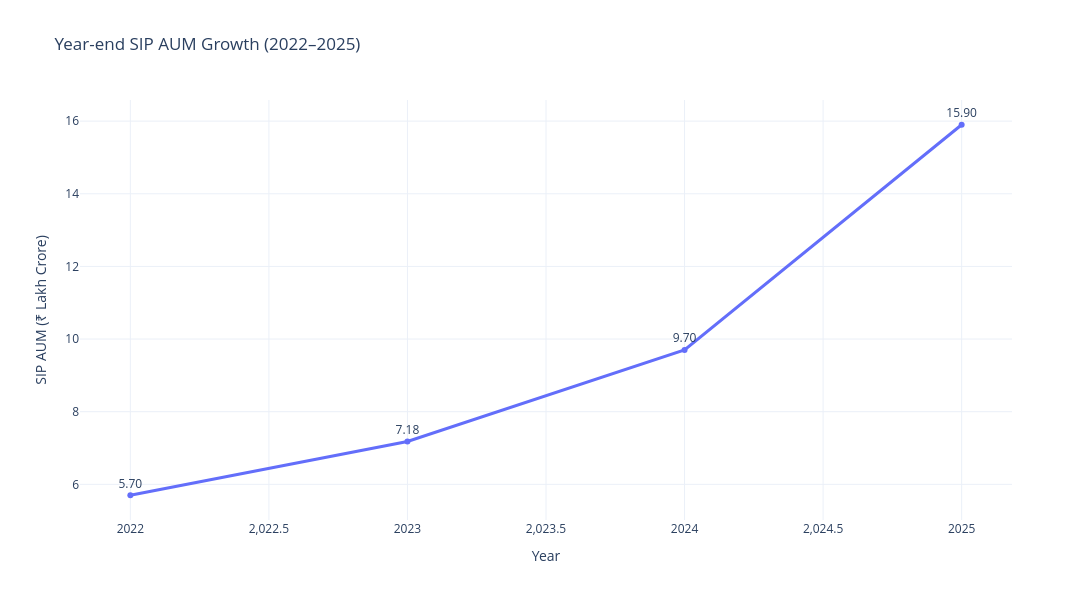

Notebook code cell kept with this figure:
### Code cell
fig = px.line(
    yearly_aum,
    x='year',
    y='year_end_sip_aum',
    markers=True,
    text='year_end_sip_aum',
    title='Year-end SIP AUM Growth (2022–2025)',
    labels={
        'year': 'Year',
        'year_end_sip_aum': 'SIP AUM (₹ Lakh Crore)'
    }
)

fig.update_traces(
    texttemplate='%{y:.2f}',
    textposition='top center',
    line=dict(width=3)
)

fig.update_layout(
    template='plotly_white',
    width=1100,
    height=600
)

fig.show()

### Figure 1 — Plotly figure (JSON) as saved in the notebook; plotly's stock layout.template omitted (floating-point values rounded to 4 significant figures)
{"data": [{"hovertemplate": "Year=%{x}<br>SIP AUM (₹ Lakh Crore)=%{text}<extra></extra>", "legendgroup": "", "line": {"color": "#636efa", "dash": "solid", "width": 3}, "marker": {"symbol": "circle"}, "mode": "lines+markers+text", "name": "", "orientation": "v", "showlegend": false, "text": [5.7, 7.18, 9.7, 15.9], "textposition": "top center", "texttemplate": "%{y:.2f}", "type": "scatter", "x": [2022, 2023, 2024, 2025], "xaxis": "x", "y": [5.7, 7.18, 9.7, 15.9], "yaxis": "y"}], "layout": {"height": 600, "legend": {"tracegroupgap": 0}, "title": {"text": "Year-end SIP AUM Growth (2022–2025)"}, "width": 1100, "xaxis": {"anchor": "y", "domain": [0, 1], "title": {"text": "Year"}}, "yaxis": {"anchor": "x", "domain": [0, 1], "title": {"text": "SIP AUM (₹ Lakh Crore)"}}}}
